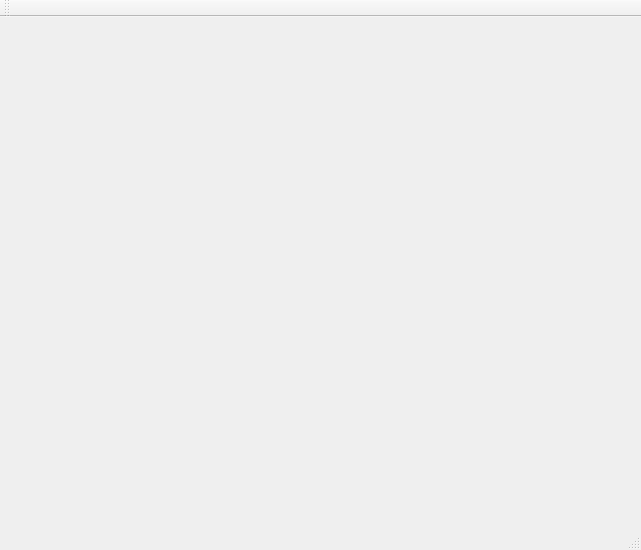
<?xml version="1.0" encoding="UTF-8"?>
<ui version="4.0">
 <class>MainWindow</class>
 <widget class="QMainWindow" name="MainWindow">
  <property name="geometry">
   <rect>
    <x>0</x>
    <y>0</y>
    <width>641</width>
    <height>550</height>
   </rect>
  </property>
  <property name="sizePolicy">
   <sizepolicy hsizetype="Expanding" vsizetype="Expanding">
    <horstretch>0</horstretch>
    <verstretch>0</verstretch>
   </sizepolicy>
  </property>
  <property name="windowTitle">
   <string>Camera</string>
  </property>
  <widget class="QWidget" name="centralWidget"/>
  <widget class="QMenuBar" name="menuBar">
   <property name="geometry">
    <rect>
     <x>0</x>
     <y>0</y>
     <width>641</width>
     <height>25</height>
    </rect>
   </property>
  </widget>
  <widget class="QToolBar" name="mainToolBar">
   <attribute name="toolBarArea">
    <enum>TopToolBarArea</enum>
   </attribute>
   <attribute name="toolBarBreak">
    <bool>false</bool>
   </attribute>
  </widget>
  <widget class="QStatusBar" name="statusBar"/>
 </widget>
 <layoutdefault spacing="6" margin="11"/>
 <resources/>
 <connections/>
</ui>
